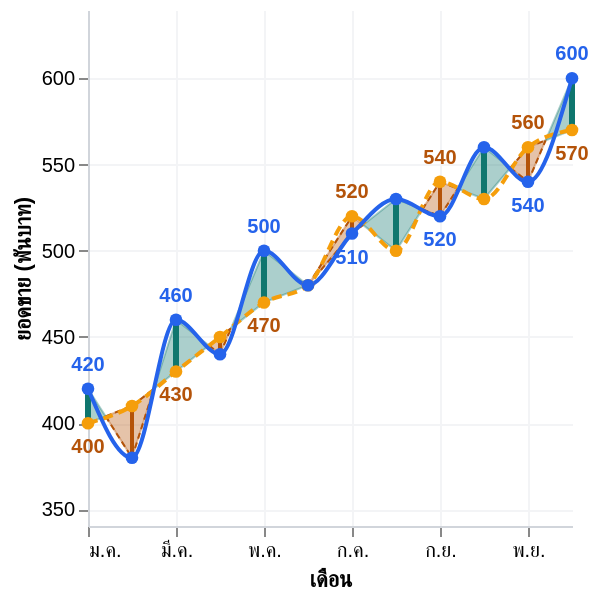

Write a Vega-Lite specification for this figure.
### Vega-Lite specification from a JSON file in a GitHub repository (floating-point values rounded to 4 significant figures)
{"$schema": "https://vega.github.io/schema/vega-lite/v6.json", "description": "Dual-Line Variance Chart - STATIC TEST variant of dual-line-variance-final.vl.json with inline data.values (the computed Workshop PlotData) for QA/browser testing outside Power BI. Do not paste this file into Deneb - use dual-line-variance-final.vl.json there (data.name=\"dataset\", no inline values).", "width": "container", "height": "container", "autosize": {"type": "fit", "contains": "padding", "resize": true}, "data": {"name": "dataset", "values": [{"Row_Type": "Original", "Category": "ม.ค.", "Sort_Order": 1, "Actual": 420, "Reference": 400, "Plot_Position": 1, "Plot_Actual": 420, "Plot_Reference": 400, "Segment_ID": null, "Run_Sign": null, "Business_Type": "Higher is Good", "Filter_Key": "ม.ค."}, {"Row_Type": "Original", "Category": "ก.พ.", "Sort_Order": 2, "Actual": 380, "Reference": 410, "Plot_Position": 2, "Plot_Actual": 380, "Plot_Reference": 410, "Segment_ID": null, "Run_Sign": null, "Business_Type": "Higher is Good", "Filter_Key": "ก.พ."}, {"Row_Type": "Original", "Category": "มี.ค.", "Sort_Order": 3, "Actual": 460, "Reference": 430, "Plot_Position": 3, "Plot_Actual": 460, "Plot_Reference": 430, "Segment_ID": null, "Run_Sign": null, "Business_Type": "Higher is Good", "Filter_Key": "มี.ค."}, {"Row_Type": "Original", "Category": "เม.ย.", "Sort_Order": 4, "Actual": 440, "Reference": 450, "Plot_Position": 4, "Plot_Actual": 440, "Plot_Reference": 450, "Segment_ID": null, "Run_Sign": null, "Business_Type": "Higher is Good", "Filter_Key": "เม.ย."}, {"Row_Type": "Original", "Category": "พ.ค.", "Sort_Order": 5, "Actual": 500, "Reference": 470, "Plot_Position": 5, "Plot_Actual": 500, "Plot_Reference": 470, "Segment_ID": null, "Run_Sign": null, "Business_Type": "Higher is Good", "Filter_Key": "พ.ค."}, {"Row_Type": "Original", "Category": "มิ.ย.", "Sort_Order": 6, "Actual": 480, "Reference": 480, "Plot_Position": 6, "Plot_Actual": 480, "Plot_Reference": 480, "Segment_ID": null, "Run_Sign": null, "Business_Type": "Higher is Good", "Filter_Key": "มิ.ย."}, {"Row_Type": "Original", "Category": "ก.ค.", "Sort_Order": 7, "Actual": 510, "Reference": 520, "Plot_Position": 7, "Plot_Actual": 510, "Plot_Reference": 520, "Segment_ID": null, "Run_Sign": null, "Business_Type": "Higher is Good", "Filter_Key": "ก.ค."}, {"Row_Type": "Original", "Category": "ส.ค.", "Sort_Order": 8, "Actual": 530, "Reference": 500, "Plot_Position": 8, "Plot_Actual": 530, "Plot_Reference": 500, "Segment_ID": null, "Run_Sign": null, "Business_Type": "Higher is Good", "Filter_Key": "ส.ค."}, {"Row_Type": "Original", "Category": "ก.ย.", "Sort_Order": 9, "Actual": 520, "Reference": 540, "Plot_Position": 9, "Plot_Actual": 520, "Plot_Reference": 540, "Segment_ID": null, "Run_Sign": null, "Business_Type": "Higher is Good", "Filter_Key": "ก.ย."}, {"Row_Type": "Original", "Category": "ต.ค.", "Sort_Order": 10, "Actual": 560, "Reference": 530, "Plot_Position": 10, "Plot_Actual": 560, "Plot_Reference": 530, "Segment_ID": null, "Run_Sign": null, "Business_Type": "Higher is Good", "Filter_Key": "ต.ค."}, {"Row_Type": "Original", "Category": "พ.ย.", "Sort_Order": 11, "Actual": 540, "Reference": 560, "Plot_Position": 11, "Plot_Actual": 540, "Plot_Reference": 560, "Segment_ID": null, "Run_Sign": null, "Business_Type": "Higher is Good", "Filter_Key": "พ.ย."}, {"Row_Type": "Original", "Category": "ธ.ค.", "Sort_Order": 12, "Actual": 600, "Reference": 570, "Plot_Position": 12, "Plot_Actual": 600, "Plot_Reference": 570, "Segment_ID": null, "Run_Sign": null, "Business_Type": "Higher is Good", "Filter_Key": "ธ.ค."}, {"Row_Type": "Boundary", "Category": null, "Sort_Order": null, "Actual": null, "Reference": null, "Plot_Position": 1, "Plot_Actual": 420, "Plot_Reference": 400, "Segment_ID": "0-a", "Run_Sign": 1, "Business_Type": "Higher is Good", "Filter_Key": "ม.ค."}, {"Row_Type": "Crossing", "Category": null, "Sort_Order": null, "Actual": null, "Reference": null, "Plot_Position": 1.4, "Plot_Actual": 404, "Plot_Reference": 404, "Segment_ID": "0-a", "Run_Sign": 1, "Business_Type": "Higher is Good", "Filter_Key": "ม.ค."}, {"Row_Type": "Crossing", "Category": null, "Sort_Order": null, "Actual": null, "Reference": null, "Plot_Position": 1.4, "Plot_Actual": 404, "Plot_Reference": 404, "Segment_ID": "0-b", "Run_Sign": -1, "Business_Type": "Higher is Good", "Filter_Key": "ม.ค."}, {"Row_Type": "Boundary", "Category": null, "Sort_Order": null, "Actual": null, "Reference": null, "Plot_Position": 2, "Plot_Actual": 380, "Plot_Reference": 410, "Segment_ID": "0-b", "Run_Sign": -1, "Business_Type": "Higher is Good", "Filter_Key": "ม.ค."}, {"Row_Type": "Boundary", "Category": null, "Sort_Order": null, "Actual": null, "Reference": null, "Plot_Position": 2, "Plot_Actual": 380, "Plot_Reference": 410, "Segment_ID": "1-a", "Run_Sign": -1, "Business_Type": "Higher is Good", "Filter_Key": "ก.พ."}, {"Row_Type": "Crossing", "Category": null, "Sort_Order": null, "Actual": null, "Reference": null, "Plot_Position": 2.5, "Plot_Actual": 420, "Plot_Reference": 420, "Segment_ID": "1-a", "Run_Sign": -1, "Business_Type": "Higher is Good", "Filter_Key": "ก.พ."}, {"Row_Type": "Crossing", "Category": null, "Sort_Order": null, "Actual": null, "Reference": null, "Plot_Position": 2.5, "Plot_Actual": 420, "Plot_Reference": 420, "Segment_ID": "1-b", "Run_Sign": 1, "Business_Type": "Higher is Good", "Filter_Key": "ก.พ."}, {"Row_Type": "Boundary", "Category": null, "Sort_Order": null, "Actual": null, "Reference": null, "Plot_Position": 3, "Plot_Actual": 460, "Plot_Reference": 430, "Segment_ID": "1-b", "Run_Sign": 1, "Business_Type": "Higher is Good", "Filter_Key": "ก.พ."}, {"Row_Type": "Boundary", "Category": null, "Sort_Order": null, "Actual": null, "Reference": null, "Plot_Position": 3, "Plot_Actual": 460, "Plot_Reference": 430, "Segment_ID": "2-a", "Run_Sign": 1, "Business_Type": "Higher is Good", "Filter_Key": "มี.ค."}, {"Row_Type": "Crossing", "Category": null, "Sort_Order": null, "Actual": null, "Reference": null, "Plot_Position": 3.75, "Plot_Actual": 445, "Plot_Reference": 445, "Segment_ID": "2-a", "Run_Sign": 1, "Business_Type": "Higher is Good", "Filter_Key": "มี.ค."}, {"Row_Type": "Crossing", "Category": null, "Sort_Order": null, "Actual": null, "Reference": null, "Plot_Position": 3.75, "Plot_Actual": 445, "Plot_Reference": 445, "Segment_ID": "2-b", "Run_Sign": -1, "Business_Type": "Higher is Good", "Filter_Key": "มี.ค."}, {"Row_Type": "Boundary", "Category": null, "Sort_Order": null, "Actual": null, "Reference": null, "Plot_Position": 4, "Plot_Actual": 440, "Plot_Reference": 450, "Segment_ID": "2-b", "Run_Sign": -1, "Business_Type": "Higher is Good", "Filter_Key": "มี.ค."}, {"Row_Type": "Boundary", "Category": null, "Sort_Order": null, "Actual": null, "Reference": null, "Plot_Position": 4, "Plot_Actual": 440, "Plot_Reference": 450, "Segment_ID": "3-a", "Run_Sign": -1, "Business_Type": "Higher is Good", "Filter_Key": "เม.ย."}, {"Row_Type": "Crossing", "Category": null, "Sort_Order": null, "Actual": null, "Reference": null, "Plot_Position": 4.25, "Plot_Actual": 455, "Plot_Reference": 455, "Segment_ID": "3-a", "Run_Sign": -1, "Business_Type": "Higher is Good", "Filter_Key": "เม.ย."}, {"Row_Type": "Crossing", "Category": null, "Sort_Order": null, "Actual": null, "Reference": null, "Plot_Position": 4.25, "Plot_Actual": 455, "Plot_Reference": 455, "Segment_ID": "3-b", "Run_Sign": 1, "Business_Type": "Higher is Good", "Filter_Key": "เม.ย."}, {"Row_Type": "Boundary", "Category": null, "Sort_Order": null, "Actual": null, "Reference": null, "Plot_Position": 5, "Plot_Actual": 500, "Plot_Reference": 470, "Segment_ID": "3-b", "Run_Sign": 1, "Business_Type": "Higher is Good", "Filter_Key": "เม.ย."}, {"Row_Type": "Boundary", "Category": null, "Sort_Order": null, "Actual": null, "Reference": null, "Plot_Position": 5, "Plot_Actual": 500, "Plot_Reference": 470, "Segment_ID": "4", "Run_Sign": 1, "Business_Type": "Higher is Good", "Filter_Key": "พ.ค."}, {"Row_Type": "Boundary", "Category": null, "Sort_Order": null, "Actual": null, "Reference": null, "Plot_Position": 6, "Plot_Actual": 480, "Plot_Reference": 480, "Segment_ID": "4", "Run_Sign": 1, "Business_Type": "Higher is Good", "Filter_Key": "พ.ค."}, {"Row_Type": "Boundary", "Category": null, "Sort_Order": null, "Actual": null, "Reference": null, "Plot_Position": 6, "Plot_Actual": 480, "Plot_Reference": 480, "Segment_ID": "5", "Run_Sign": -1, "Business_Type": "Higher is Good", "Filter_Key": "มิ.ย."}, {"Row_Type": "Boundary", "Category": null, "Sort_Order": null, "Actual": null, "Reference": null, "Plot_Position": 7, "Plot_Actual": 510, "Plot_Reference": 520, "Segment_ID": "5", "Run_Sign": -1, "Business_Type": "Higher is Good", "Filter_Key": "มิ.ย."}, {"Row_Type": "Boundary", "Category": null, "Sort_Order": null, "Actual": null, "Reference": null, "Plot_Position": 7, "Plot_Actual": 510, "Plot_Reference": 520, "Segment_ID": "6-a", "Run_Sign": -1, "Business_Type": "Higher is Good", "Filter_Key": "ก.ค."}, {"Row_Type": "Crossing", "Category": null, "Sort_Order": null, "Actual": null, "Reference": null, "Plot_Position": 7.25, "Plot_Actual": 515, "Plot_Reference": 515, "Segment_ID": "6-a", "Run_Sign": -1, "Business_Type": "Higher is Good", "Filter_Key": "ก.ค."}, {"Row_Type": "Crossing", "Category": null, "Sort_Order": null, "Actual": null, "Reference": null, "Plot_Position": 7.25, "Plot_Actual": 515, "Plot_Reference": 515, "Segment_ID": "6-b", "Run_Sign": 1, "Business_Type": "Higher is Good", "Filter_Key": "ก.ค."}, {"Row_Type": "Boundary", "Category": null, "Sort_Order": null, "Actual": null, "Reference": null, "Plot_Position": 8, "Plot_Actual": 530, "Plot_Reference": 500, "Segment_ID": "6-b", "Run_Sign": 1, "Business_Type": "Higher is Good", "Filter_Key": "ก.ค."}, {"Row_Type": "Boundary", "Category": null, "Sort_Order": null, "Actual": null, "Reference": null, "Plot_Position": 8, "Plot_Actual": 530, "Plot_Reference": 500, "Segment_ID": "7-a", "Run_Sign": 1, "Business_Type": "Higher is Good", "Filter_Key": "ส.ค."}, {"Row_Type": "Crossing", "Category": null, "Sort_Order": null, "Actual": null, "Reference": null, "Plot_Position": 8.6, "Plot_Actual": 524, "Plot_Reference": 524, "Segment_ID": "7-a", "Run_Sign": 1, "Business_Type": "Higher is Good", "Filter_Key": "ส.ค."}, {"Row_Type": "Crossing", "Category": null, "Sort_Order": null, "Actual": null, "Reference": null, "Plot_Position": 8.6, "Plot_Actual": 524, "Plot_Reference": 524, "Segment_ID": "7-b", "Run_Sign": -1, "Business_Type": "Higher is Good", "Filter_Key": "ส.ค."}, {"Row_Type": "Boundary", "Category": null, "Sort_Order": null, "Actual": null, "Reference": null, "Plot_Position": 9, "Plot_Actual": 520, "Plot_Reference": 540, "Segment_ID": "7-b", "Run_Sign": -1, "Business_Type": "Higher is Good", "Filter_Key": "ส.ค."}, {"Row_Type": "Boundary", "Category": null, "Sort_Order": null, "Actual": null, "Reference": null, "Plot_Position": 9, "Plot_Actual": 520, "Plot_Reference": 540, "Segment_ID": "8-a", "Run_Sign": -1, "Business_Type": "Higher is Good", "Filter_Key": "ก.ย."}, {"Row_Type": "Crossing", "Category": null, "Sort_Order": null, "Actual": null, "Reference": null, "Plot_Position": 9.4, "Plot_Actual": 536, "Plot_Reference": 536, "Segment_ID": "8-a", "Run_Sign": -1, "Business_Type": "Higher is Good", "Filter_Key": "ก.ย."}, {"Row_Type": "Crossing", "Category": null, "Sort_Order": null, "Actual": null, "Reference": null, "Plot_Position": 9.4, "Plot_Actual": 536, "Plot_Reference": 536, "Segment_ID": "8-b", "Run_Sign": 1, "Business_Type": "Higher is Good", "Filter_Key": "ก.ย."}, {"Row_Type": "Boundary", "Category": null, "Sort_Order": null, "Actual": null, "Reference": null, "Plot_Position": 10, "Plot_Actual": 560, "Plot_Reference": 530, "Segment_ID": "8-b", "Run_Sign": 1, "Business_Type": "Higher is Good", "Filter_Key": "ก.ย."}, {"Row_Type": "Boundary", "Category": null, "Sort_Order": null, "Actual": null, "Reference": null, "Plot_Position": 10, "Plot_Actual": 560, "Plot_Reference": 530, "Segment_ID": "9-a", "Run_Sign": 1, "Business_Type": "Higher is Good", "Filter_Key": "ต.ค."}, {"Row_Type": "Crossing", "Category": null, "Sort_Order": null, "Actual": null, "Reference": null, "Plot_Position": 10.6, "Plot_Actual": 548, "Plot_Reference": 548, "Segment_ID": "9-a", "Run_Sign": 1, "Business_Type": "Higher is Good", "Filter_Key": "ต.ค."}, {"Row_Type": "Crossing", "Category": null, "Sort_Order": null, "Actual": null, "Reference": null, "Plot_Position": 10.6, "Plot_Actual": 548, "Plot_Reference": 548, "Segment_ID": "9-b", "Run_Sign": -1, "Business_Type": "Higher is Good", "Filter_Key": "ต.ค."}, {"Row_Type": "Boundary", "Category": null, "Sort_Order": null, "Actual": null, "Reference": null, "Plot_Position": 11, "Plot_Actual": 540, "Plot_Reference": 560, "Segment_ID": "9-b", "Run_Sign": -1, "Business_Type": "Higher is Good", "Filter_Key": "ต.ค."}, {"Row_Type": "Boundary", "Category": null, "Sort_Order": null, "Actual": null, "Reference": null, "Plot_Position": 11, "Plot_Actual": 540, "Plot_Reference": 560, "Segment_ID": "10-a", "Run_Sign": -1, "Business_Type": "Higher is Good", "Filter_Key": "พ.ย."}, {"Row_Type": "Crossing", "Category": null, "Sort_Order": null, "Actual": null, "Reference": null, "Plot_Position": 11.4, "Plot_Actual": 564, "Plot_Reference": 564, "Segment_ID": "10-a", "Run_Sign": -1, "Business_Type": "Higher is Good", "Filter_Key": "พ.ย."}, {"Row_Type": "Crossing", "Category": null, "Sort_Order": null, "Actual": null, "Reference": null, "Plot_Position": 11.4, "Plot_Actual": 564, "Plot_Reference": 564, "Segment_ID": "10-b", "Run_Sign": 1, "Business_Type": "Higher is Good", "Filter_Key": "พ.ย."}, {"Row_Type": "Boundary", "Category": null, "Sort_Order": null, "Actual": null, "Reference": null, "Plot_Position": 12, "Plot_Actual": 600, "Plot_Reference": 570, "Segment_ID": "10-b", "Run_Sign": 1, "Business_Type": "Higher is Good", "Filter_Key": "พ.ย."}]}, "params": [{"name": "yRawMin", "expr": "min(extent(pluck(data('dataset'), 'Plot_Actual'))[0], extent(pluck(data('dataset'), 'Plot_Reference'))[0])"}, {"name": "yRawMax", "expr": "max(extent(pluck(data('dataset'), 'Plot_Actual'))[1], extent(pluck(data('dataset'), 'Plot_Reference'))[1])"}, {"name": "yPad", "expr": "(yRawMax - yRawMin) * 0.18 || abs(yRawMax) * 0.1 || 1"}, {"name": "yDomainMin", "expr": "isFinite(yRawMin) ? yRawMin - yPad : 0"}, {"name": "yDomainMax", "expr": "isFinite(yRawMax) ? max(yRawMax + yPad, yDomainMin + 1) : 1"}], "layer": [{"name": "variance_area", "transform": [{"filter": "datum.Row_Type == 'Boundary' || datum.Row_Type == 'Crossing'"}], "mark": {"type": "area", "opacity": 0.35, "tooltip": null}, "encoding": {"x": {"field": "Plot_Position", "type": "quantitative"}, "y": {"field": "Plot_Actual", "type": "quantitative"}, "y2": {"field": "Plot_Reference"}, "detail": {"field": "Segment_ID", "type": "nominal"}, "color": {"condition": {"test": "(datum.Business_Type == 'Higher is Good' && datum.Run_Sign > 0) || (datum.Business_Type == 'Lower is Good' && datum.Run_Sign < 0)", "value": "#0F766E"}, "value": "#B45309"}, "stroke": {"condition": {"test": "(datum.Business_Type == 'Higher is Good' && datum.Run_Sign > 0) || (datum.Business_Type == 'Lower is Good' && datum.Run_Sign < 0)", "value": "#0F766E"}, "value": "#B45309"}, "strokeWidth": {"value": 1}}}, {"name": "bad_area_border_actual", "transform": [{"filter": "(datum.Row_Type == 'Boundary' || datum.Row_Type == 'Crossing') && !((datum.Business_Type == 'Higher is Good' && datum.Run_Sign > 0) || (datum.Business_Type == 'Lower is Good' && datum.Run_Sign < 0))"}], "mark": {"type": "line", "color": "#B45309", "strokeWidth": 1, "strokeDash": [3, 2], "point": false, "tooltip": null}, "encoding": {"x": {"field": "Plot_Position", "type": "quantitative"}, "y": {"field": "Plot_Actual", "type": "quantitative"}, "detail": {"field": "Segment_ID", "type": "nominal"}}}, {"name": "bad_area_border_reference", "transform": [{"filter": "(datum.Row_Type == 'Boundary' || datum.Row_Type == 'Crossing') && !((datum.Business_Type == 'Higher is Good' && datum.Run_Sign > 0) || (datum.Business_Type == 'Lower is Good' && datum.Run_Sign < 0))"}], "mark": {"type": "line", "color": "#B45309", "strokeWidth": 1, "strokeDash": [3, 2], "point": false, "tooltip": null}, "encoding": {"x": {"field": "Plot_Position", "type": "quantitative"}, "y": {"field": "Plot_Reference", "type": "quantitative"}, "detail": {"field": "Segment_ID", "type": "nominal"}}}, {"name": "connector_rule", "transform": [{"filter": "datum.Row_Type == 'Original'"}], "mark": {"type": "rule", "tooltip": null}, "encoding": {"x": {"field": "Plot_Position", "type": "quantitative"}, "y": {"field": "Plot_Actual", "type": "quantitative"}, "y2": {"field": "Plot_Reference"}, "color": {"condition": {"test": "(datum.Business_Type == 'Higher is Good' && datum.Plot_Actual > datum.Plot_Reference) || (datum.Business_Type == 'Lower is Good' && datum.Plot_Actual < datum.Plot_Reference)", "value": "#0F766E"}, "value": "#B45309"}, "strokeWidth": {"condition": {"test": "(datum.Business_Type == 'Higher is Good' && datum.Plot_Actual > datum.Plot_Reference) || (datum.Business_Type == 'Lower is Good' && datum.Plot_Actual < datum.Plot_Reference)", "value": 3}, "value": 2}}}, {"name": "line_reference", "transform": [{"filter": "datum.Row_Type == 'Original'"}], "mark": {"type": "line", "interpolate": "monotone", "color": "#F59E0B", "strokeWidth": 2, "strokeDash": [5, 3], "point": false, "tooltip": null}, "encoding": {"x": {"field": "Plot_Position", "type": "quantitative"}, "y": {"field": "Plot_Reference", "type": "quantitative"}, "opacity": {"condition": {"test": "datum.Reference__highlightStatus == 'off' || datum.Actual__highlightStatus == 'off'", "value": 0.25}, "value": 1}}}, {"name": "line_actual", "transform": [{"filter": "datum.Row_Type == 'Original'"}], "mark": {"type": "line", "interpolate": "monotone", "color": "#2563EB", "strokeWidth": 2, "point": false, "tooltip": null}, "encoding": {"x": {"field": "Plot_Position", "type": "quantitative", "title": "เดือน", "axis": {"values": [1, 2, 3, 4, 5, 6, 7, 8, 9, 10, 11, 12], "labelExpr": "['ม.ค.','ก.พ.','มี.ค.','เม.ย.','พ.ค.','มิ.ย.','ก.ค.','ส.ค.','ก.ย.','ต.ค.','พ.ย.','ธ.ค.'][datum.value - 1]", "labelOverlap": "greedy", "labelAngle": 0}}, "y": {"field": "Plot_Actual", "type": "quantitative", "title": "ยอดขาย (พันบาท)", "scale": {"domain": [{"expr": "yDomainMin"}, {"expr": "yDomainMax"}], "zero": false, "nice": false}}, "opacity": {"condition": {"test": "datum.Actual__highlightStatus == 'off' || datum.Reference__highlightStatus == 'off'", "value": 0.25}, "value": 1}}}, {"name": "point_reference", "transform": [{"filter": "datum.Row_Type == 'Original'"}], "mark": {"type": "point", "filled": true, "size": 40, "color": "#F59E0B", "tooltip": null}, "encoding": {"x": {"field": "Plot_Position", "type": "quantitative"}, "y": {"field": "Plot_Reference", "type": "quantitative"}, "opacity": {"condition": {"test": "datum.Reference__highlightStatus == 'off' || datum.Actual__highlightStatus == 'off'", "value": 0.25}, "value": 1}}}, {"name": "point_actual_hit_target", "transform": [{"filter": "datum.Row_Type == 'Original'"}, {"calculate": "datum.Plot_Actual - datum.Plot_Reference", "as": "Variance"}, {"calculate": "format(datum.Variance, '+,.0f')", "as": "VarianceLabel"}, {"calculate": "datum.Plot_Reference == 0 ? 'N/A (เป้าหมาย = 0)' : format(datum.Variance / datum.Plot_Reference, '+.1%')", "as": "VariancePercentLabel"}], "mark": {"type": "point", "filled": true, "size": 40, "color": "#2563EB"}, "encoding": {"x": {"field": "Plot_Position", "type": "quantitative"}, "y": {"field": "Plot_Actual", "type": "quantitative"}, "opacity": {"condition": {"test": "datum.Actual__highlightStatus == 'off' || datum.Reference__highlightStatus == 'off'", "value": 0.25}, "value": 1}, "tooltip": [{"field": "Category", "type": "nominal", "title": "เดือน"}, {"field": "Plot_Actual", "type": "quantitative", "title": "ยอดขายจริง", "format": ",.0f"}, {"field": "Plot_Reference", "type": "quantitative", "title": "เป้าหมาย", "format": ",.0f"}, {"field": "VarianceLabel", "type": "nominal", "title": "ผลต่าง"}, {"field": "VariancePercentLabel", "type": "nominal", "title": "ผลต่าง %"}]}}, {"name": "label_actual", "transform": [{"filter": "datum.Row_Type == 'Original'"}, {"calculate": "length(format(datum.Plot_Actual, ',.0f'))", "as": "lenA"}, {"calculate": "length(format(datum.Plot_Reference, ',.0f'))", "as": "lenR"}, {"calculate": "max(datum.lenA, datum.lenR)", "as": "maxLen"}, {"joinaggregate": [{"op": "max", "field": "maxLen", "as": "globalMaxLen"}, {"op": "count", "field": "Plot_Actual", "as": "n"}, {"op": "max", "field": "Sort_Order", "as": "lastSort"}]}, {"calculate": "max(1, ceil((datum.globalMaxLen * 10 * 0.62 + 14) / (width / datum.n)))", "as": "labelStep"}, {"calculate": "(datum.Sort_Order - 1) % datum.labelStep == 0 || datum.Sort_Order == datum.lastSort", "as": "showLabel"}, {"filter": "datum.showLabel"}], "mark": {"type": "text", "dy": {"expr": "datum.Plot_Actual >= datum.Plot_Reference ? -12 : 12"}, "fontSize": 10, "fontWeight": "bold", "color": "#2563EB", "tooltip": null}, "encoding": {"x": {"field": "Plot_Position", "type": "quantitative"}, "y": {"field": "Plot_Actual", "type": "quantitative"}, "text": {"field": "Plot_Actual", "type": "quantitative", "format": ",.0f"}}}, {"name": "label_reference", "transform": [{"filter": "datum.Row_Type == 'Original'"}, {"calculate": "length(format(datum.Plot_Actual, ',.0f'))", "as": "lenA"}, {"calculate": "length(format(datum.Plot_Reference, ',.0f'))", "as": "lenR"}, {"calculate": "max(datum.lenA, datum.lenR)", "as": "maxLen"}, {"joinaggregate": [{"op": "max", "field": "maxLen", "as": "globalMaxLen"}, {"op": "count", "field": "Plot_Reference", "as": "n"}, {"op": "max", "field": "Sort_Order", "as": "lastSort"}]}, {"calculate": "max(1, ceil((datum.globalMaxLen * 10 * 0.62 + 14) / (width / datum.n)))", "as": "labelStep"}, {"calculate": "(datum.Sort_Order - 1) % datum.labelStep == 0 || datum.Sort_Order == datum.lastSort", "as": "showLabel"}, {"filter": "datum.showLabel"}], "mark": {"type": "text", "dy": {"expr": "datum.Plot_Actual >= datum.Plot_Reference ? 12 : -12"}, "fontSize": 10, "fontWeight": "bold", "color": "#B45309", "tooltip": null}, "encoding": {"x": {"field": "Plot_Position", "type": "quantitative"}, "y": {"field": "Plot_Reference", "type": "quantitative"}, "text": {"field": "Plot_Reference", "type": "quantitative", "format": ",.0f"}}}], "resolve": {"scale": {"y": "shared", "x": "shared"}}, "config": {"view": {"stroke": null}, "axis": {"domainColor": "#D1D5DB", "gridColor": "#F3F4F6"}}}
